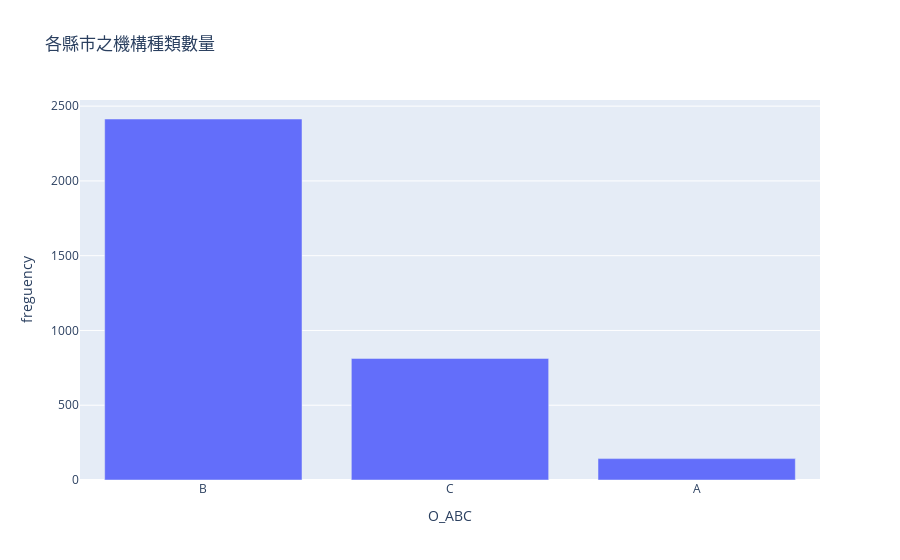

Notebook code cell kept with this figure:
### Code cell
import plotly.express as px
import pandas as pd

px.bar(result, x='O_ABC', y='freguency', title='各縣市之機構種類數量')

### Figure 1 — Plotly figure (JSON) as saved in the notebook; plotly's stock layout.template omitted (floating-point values rounded to 4 significant figures)
{"data": [{"alignmentgroup": "True", "hovertemplate": "O_ABC=%{x}<br>freguency=%{y}<extra></extra>", "legendgroup": "", "marker": {"color": "#636efa", "pattern": {"shape": ""}}, "name": "", "offsetgroup": "", "orientation": "v", "showlegend": false, "textposition": "auto", "type": "bar", "x": ["B", "C", "A"], "xaxis": "x", "y": [2414, 813, 143], "yaxis": "y"}], "layout": {"barmode": "relative", "legend": {"tracegroupgap": 0}, "title": {"text": "各縣市之機構種類數量"}, "xaxis": {"anchor": "y", "domain": [0, 1], "title": {"text": "O_ABC"}}, "yaxis": {"anchor": "x", "domain": [0, 1], "title": {"text": "freguency"}}}}
